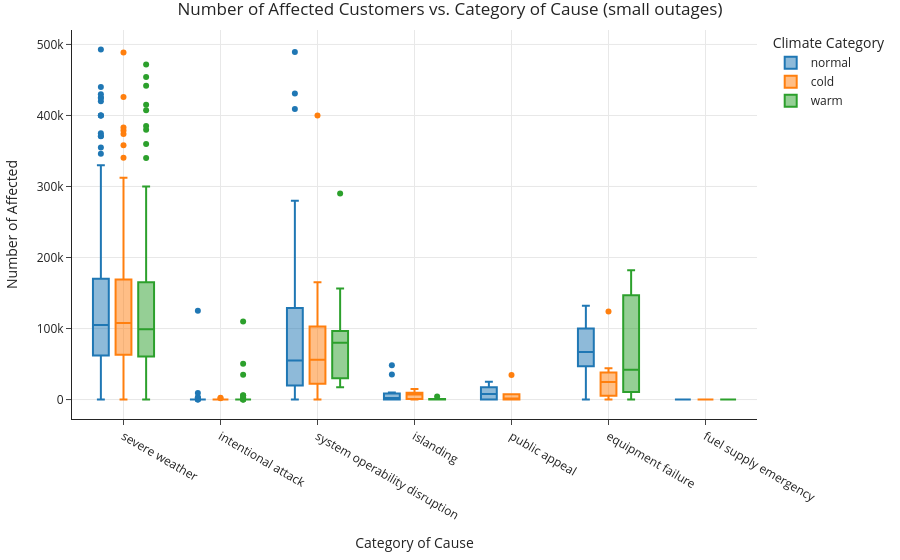

The notebook cell saved with this chart:
### Markdown cell above
### Bivariate Analysis:
#### Look at the statistics of pairs of columns to identify possible associations. For instance, you may create scatter plots and plot conditional distributions, or box-plots. You must plot at least two such plots in your notebook. The results of your bivariate analyses will be helpful in identifying interesting hypothesis tests!

### Code cell
df2 = df[df['CUSTOMERS.AFFECTED'] < 500000][['CAUSE.CATEGORY', 'CUSTOMERS.AFFECTED', 'CLIMATE.CATEGORY']].dropna()
fig = px.box(df2, title="Number of Affected Customers vs. Category of Cause (small outages)", x="CAUSE.CATEGORY", y="CUSTOMERS.AFFECTED", color="CLIMATE.CATEGORY",
            labels={"CAUSE.CATEGORY": "Category of Cause", "CUSTOMERS.AFFECTED": "Number of Affected", "CLIMATE.CATEGORY": "Climate Category"})
            #color_discrete_sequence=['orange', 'blue'])
fig.show()

### Figure 1 — Plotly figure (JSON) as saved in the notebook; plotly's stock layout.template omitted (floating-point values rounded to 4 significant figures; data arrays with more than 128 entries replaced by an {"elided": "..."} marker saying what was removed)
{"data": [{"alignmentgroup": "True", "hovertemplate": "Climate Category=normal<br>Category of Cause=%{x}<br>Number of Affected=%{y}<extra></extra>", "legendgroup": "normal", "marker": {"color": "#1F77B4"}, "name": "normal", "notched": false, "offsetgroup": "normal", "orientation": "v", "showlegend": true, "type": "box", "x": {"elided": "496 str values"}, "x0": " ", "xaxis": "x", "y": {"elided": "496 int values"}, "y0": " ", "yaxis": "y"}, {"alignmentgroup": "True", "hovertemplate": "Climate Category=cold<br>Category of Cause=%{x}<br>Number of Affected=%{y}<extra></extra>", "legendgroup": "cold", "marker": {"color": "#FF7F0E"}, "name": "cold", "notched": false, "offsetgroup": "cold", "orientation": "v", "showlegend": true, "type": "box", "x": {"elided": "316 str values"}, "x0": " ", "xaxis": "x", "y": {"elided": "316 int values"}, "y0": " ", "yaxis": "y"}, {"alignmentgroup": "True", "hovertemplate": "Climate Category=warm<br>Category of Cause=%{x}<br>Number of Affected=%{y}<extra></extra>", "legendgroup": "warm", "marker": {"color": "#2CA02C"}, "name": "warm", "notched": false, "offsetgroup": "warm", "orientation": "v", "showlegend": true, "type": "box", "x": {"elided": "217 str values"}, "x0": " ", "xaxis": "x", "y": {"elided": "217 int values"}, "y0": " ", "yaxis": "y"}], "layout": {"autosize": true, "boxmode": "group", "legend": {"title": {"text": "Climate Category"}, "tracegroupgap": 0}, "title": {"text": "Number of Affected Customers vs. Category of Cause (small outages)"}, "xaxis": {"anchor": "y", "autorange": true, "domain": [0, 1], "range": [-0.5198, 6.52], "title": {"text": "Category of Cause"}, "type": "category"}, "yaxis": {"anchor": "x", "autorange": true, "domain": [0, 1], "range": [-27390.0, 520300.0], "title": {"text": "Number of Affected"}, "type": "linear"}}}
